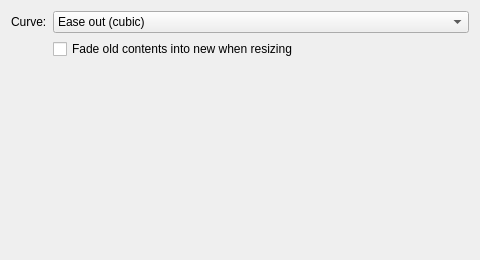
<?xml version="1.0" encoding="UTF-8"?>
<ui version="4.0">
 <class>AnimatedTilingConfig</class>
 <widget class="QWidget" name="AnimatedTilingConfig">
  <property name="geometry">
   <rect><x>0</x><y>0</y><width>480</width><height>260</height></rect>
  </property>
  <layout class="QFormLayout" name="form">
   <item row="0" column="0">
    <widget class="QLabel" name="curveLabel"><property name="text"><string>Curve:</string></property></widget>
   </item>
   <item row="0" column="1">
    <widget class="QComboBox" name="kcfg_Curve">
     <item><property name="text"><string>Ease out (cubic)</string></property></item>
     <item><property name="text"><string>Ease out (quadratic)</string></property></item>
     <item><property name="text"><string>Ease out (exponential)</string></property></item>
     <item><property name="text"><string>Overshoot</string></property></item>
     <item><property name="text"><string>Linear</string></property></item>
    </widget>
   </item>
   <item row="1" column="1">
    <widget class="QCheckBox" name="kcfg_CrossFade">
     <property name="text"><string>Fade old contents into new when resizing</string></property>
     <property name="toolTip"><string>Stops a growing window looking stretched. Turn off if your graphics driver struggles with it.</string></property>
    </widget>
   </item>
  </layout>
 </widget>
 <resources/>
 <connections/>
</ui>
